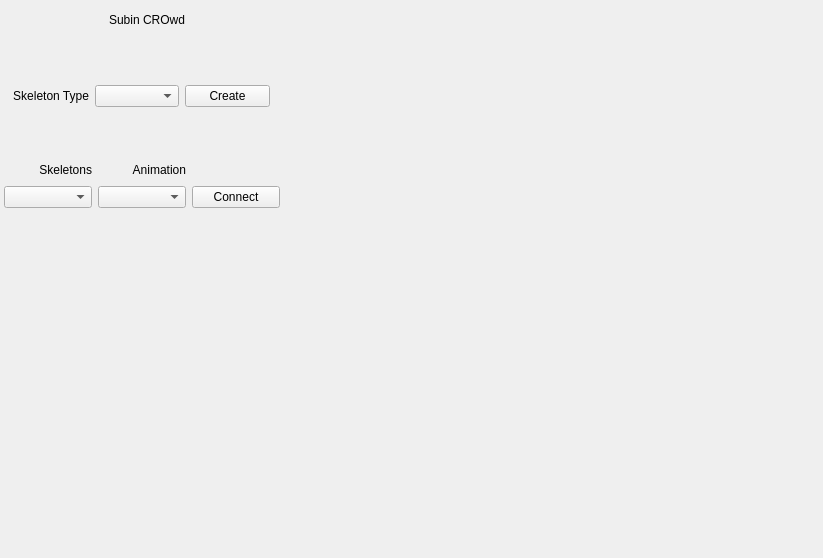
<?xml version="1.0" encoding="UTF-8"?>
<ui version="4.0">
 <class>MainWindow</class>
 <widget class="QMainWindow" name="MainWindow">
  <property name="geometry">
   <rect>
    <x>0</x>
    <y>0</y>
    <width>823</width>
    <height>558</height>
   </rect>
  </property>
  <property name="windowTitle">
   <string>MainWindow</string>
  </property>
  <widget class="QWidget" name="centralwidget">
   <widget class="QLabel" name="label">
    <property name="geometry">
     <rect>
      <x>4</x>
      <y>4</y>
      <width>181</width>
      <height>32</height>
     </rect>
    </property>
    <property name="styleSheet">
     <string notr="true">font: 20pt &quot;Sans Serif&quot;;</string>
    </property>
    <property name="text">
     <string>Subin CROwd</string>
    </property>
    <property name="alignment">
     <set>Qt::AlignRight|Qt::AlignTrailing|Qt::AlignVCenter</set>
    </property>
   </widget>
   <widget class="QWidget" name="layoutWidget">
    <property name="geometry">
     <rect>
      <x>4</x>
      <y>82</y>
      <width>266</width>
      <height>28</height>
     </rect>
    </property>
    <layout class="QHBoxLayout" name="horizontalLayout">
     <item>
      <widget class="QLabel" name="label_2">
       <property name="text">
        <string>Skeleton Type</string>
       </property>
       <property name="alignment">
        <set>Qt::AlignRight|Qt::AlignTrailing|Qt::AlignVCenter</set>
       </property>
      </widget>
     </item>
     <item>
      <widget class="QComboBox" name="comboBox"/>
     </item>
     <item>
      <widget class="QPushButton" name="pushButton">
       <property name="text">
        <string>Create</string>
       </property>
      </widget>
     </item>
    </layout>
   </widget>
   <widget class="QWidget" name="">
    <property name="geometry">
     <rect>
      <x>4</x>
      <y>159</y>
      <width>276</width>
      <height>49</height>
     </rect>
    </property>
    <layout class="QGridLayout" name="gridLayout">
     <item row="0" column="0">
      <widget class="QLabel" name="label_3">
       <property name="text">
        <string>Skeletons</string>
       </property>
       <property name="alignment">
        <set>Qt::AlignRight|Qt::AlignTrailing|Qt::AlignVCenter</set>
       </property>
      </widget>
     </item>
     <item row="0" column="1">
      <widget class="QLabel" name="label_4">
       <property name="text">
        <string>Animation</string>
       </property>
       <property name="alignment">
        <set>Qt::AlignRight|Qt::AlignTrailing|Qt::AlignVCenter</set>
       </property>
      </widget>
     </item>
     <item row="1" column="0">
      <widget class="QComboBox" name="comboBox_2"/>
     </item>
     <item row="1" column="1">
      <widget class="QComboBox" name="comboBox_3"/>
     </item>
     <item row="1" column="2">
      <widget class="QPushButton" name="pushButton_2">
       <property name="text">
        <string>Connect</string>
       </property>
      </widget>
     </item>
    </layout>
   </widget>
  </widget>
  <widget class="QMenuBar" name="menubar">
   <property name="geometry">
    <rect>
     <x>0</x>
     <y>0</y>
     <width>823</width>
     <height>23</height>
    </rect>
   </property>
  </widget>
 </widget>
 <resources/>
 <connections/>
</ui>
